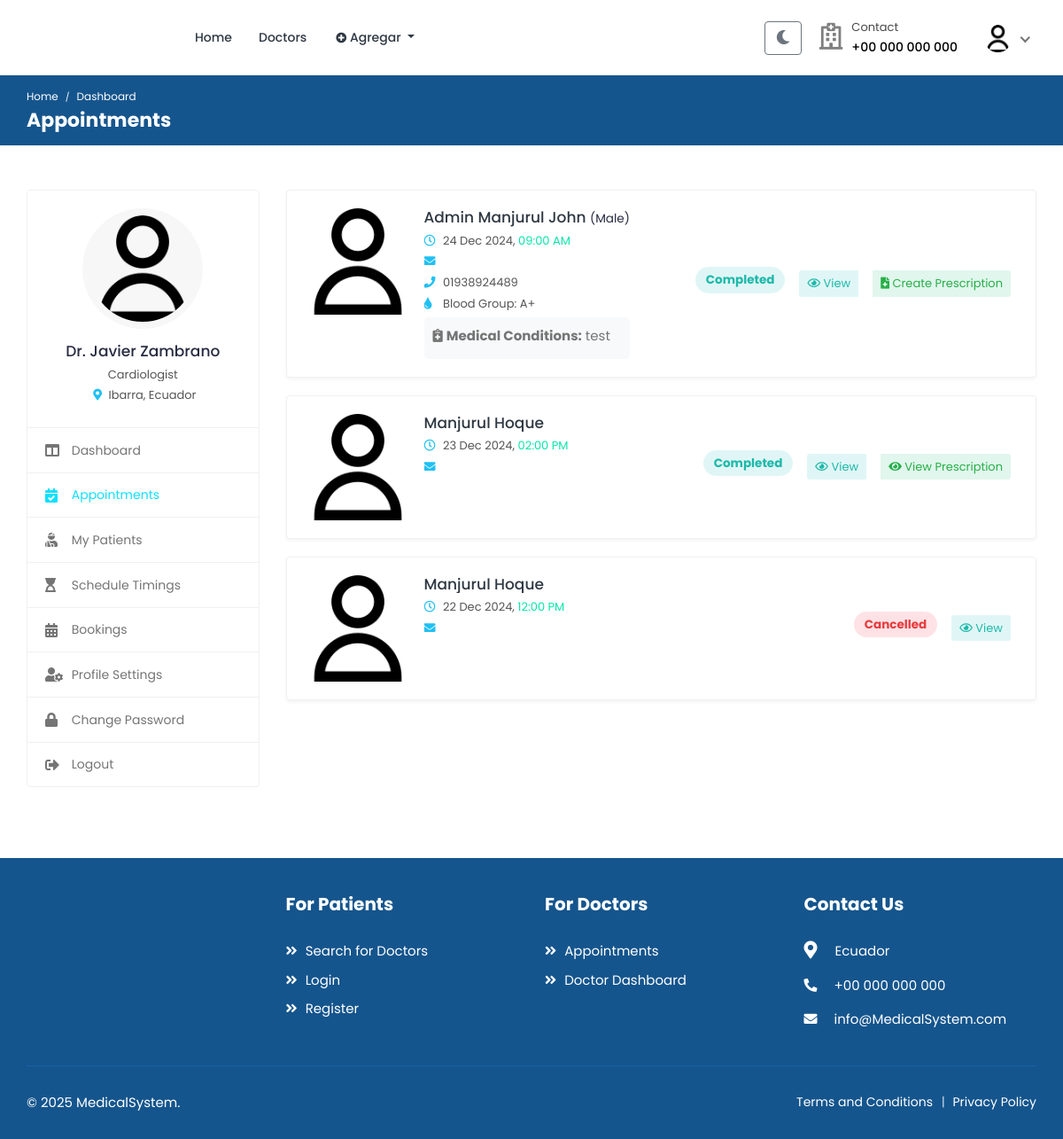
The page /doctors/appointments/ (signed in) on the database as committed earlier.
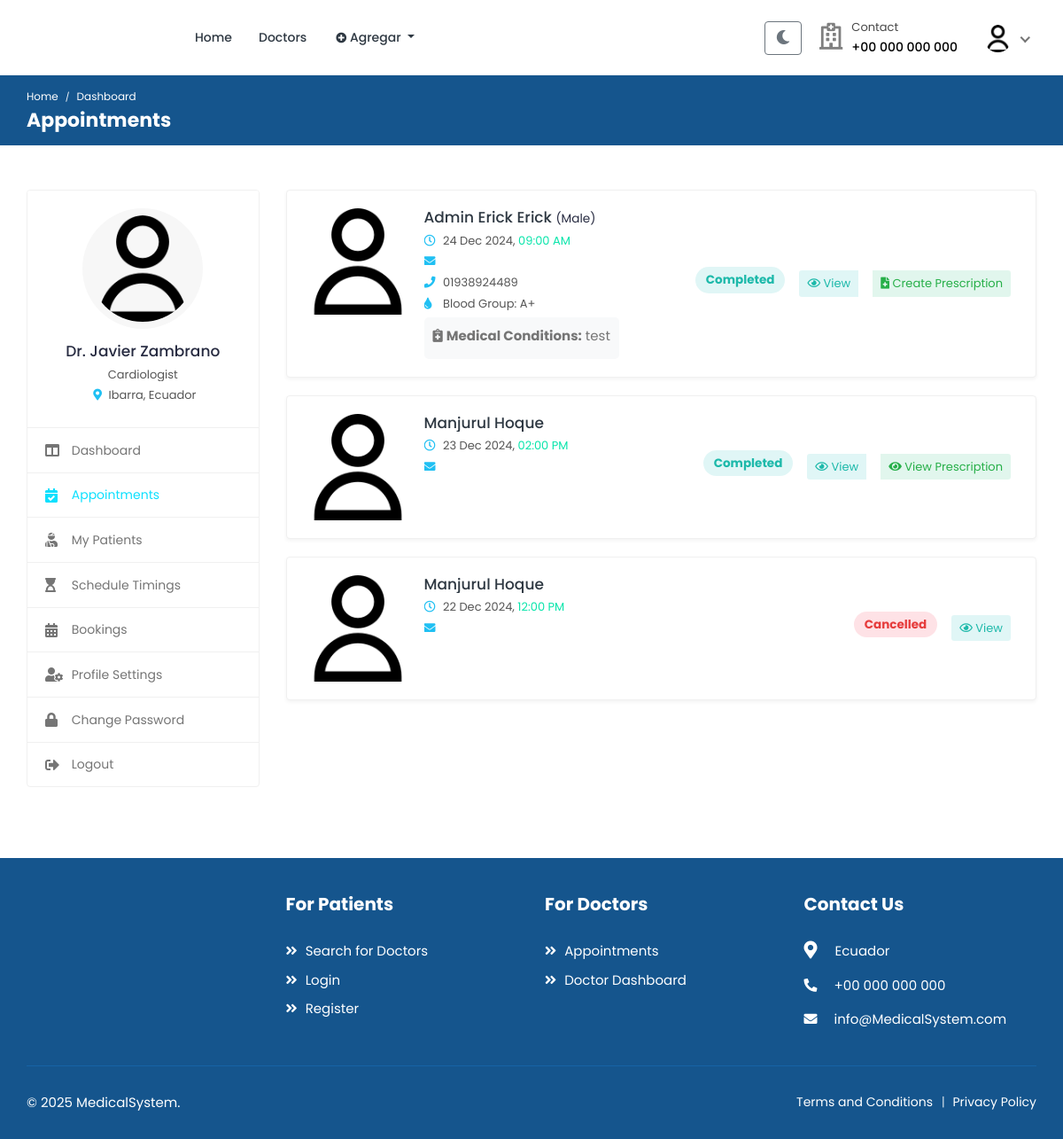
The same page on the database as committed later.
### bookings/models.py (models this page shows, shortened)
class Booking(models.Model):
    STATUS_CHOICES = (
        ('pending', 'Pendiente'),
        ('confirmed', 'Confirmada'),
        ('cancelled', 'Cancelada'),
        ('completed', 'Completada'),
        ('no_show', 'No Show'),
    )
    CONSULTATION_TYPES = (
        ('normal', 'Consulta General'),
        ('specialty', 'Consulta por Especialidad'),
    )
    doctor = models.ForeignKey(
        settings.AUTH_USER_MODEL,
        on_delete=models.CASCADE,
        related_name="appointments",
        limit_choices_to={"role": "doctor"},
    )
    patient = models.ForeignKey(
        settings.AUTH_USER_MODEL,
        on_delete=models.CASCADE,
        related_name="patient_appointments",
        limit_choices_to={"role": "patient"},
    )
    appointment_date = models.DateField()
    appointment_time = models.TimeField()
    booking_date = models.DateTimeField(auto_now_add=True)
    status = models.CharField(
        max_length=20,
        choices=STATUS_CHOICES,
        default="pending",
    )
    notes = models.TextField(blank=True, null=True)
    consultation_type = models.CharField(
        max_length=20,
        choices=CONSULTATION_TYPES,
        default="normal",
        verbose_name="Tipo de consulta"
    )
    medical_history_file = models.FileField(
        upload_to='medical_histories/',
        blank=True,
        null=True,
        verbose_name="Archivo de historial médico"
    )
    payment_status = models.BooleanField(
        default=False,
        verbose_name="Estado de pago"
    )
    amount_paid = models.DecimalField(
        max_digits=10,
        decimal_places=2,
        null=True,
        blank=True,
        verbose_name="Monto pagado"
    )
    class Meta:
        ordering = ['-appointment_date', '-appointment_time']
        verbose_name = "Cita"
        verbose_name_plural = "Citas"
    class Meta:
        ordering = ["-appointment_date", "-appointment_time"]
        verbose_name = "Cita"
        verbose_name_plural = "Citas"
        unique_together = ["doctor", "appointment_date", "appointment_time"]

### accounts/models.py (models this page shows, shortened)
class User(AbstractUser):
    class RoleChoices(models.TextChoices):
        DOCTOR = "doctor", "Doctor"
        PATIENT = "patient", "Patient"
    username = models.CharField(max_length=30, unique=True)
    role = models.CharField(
        choices=RoleChoices.choices,
        max_length=20,
        default="patient",
        error_messages={"required": "Role must be provided"},
    )
    email = models.EmailField(
        blank=True,
        error_messages={
            "unique": "A user with that email already exists.",
        },
    )
    first_name = models.CharField(max_length=150, blank=True)
    last_name = models.CharField(max_length=150, blank=True)
    registration_number = models.IntegerField(null=True, blank=True)
    USERNAME_FIELD = "username"
    REQUIRED_FIELDS = []
    objects = CustomUserManager()
    def get_full_name(self):
        full_name = "%s %s" % (self.first_name, self.last_name)
        return full_name.strip() or self.username

class Profile(models.Model):
    user = models.OneToOneField(User, on_delete=models.CASCADE, related_name="profile")
    avatar = models.ImageField(default="defaults/user.png", upload_to=profile_photo_directory_path)
    image = models.ImageField(upload_to='profiles/', null=True, blank=True)
    bio = models.TextField(blank=True, null=True)
    phone = models.CharField(max_length=20, blank=True, null=True)
    dob = models.DateField(blank=True, null=True)
    about = models.TextField(blank=True, null=True)
    specialization = models.CharField(max_length=255, blank=True, null=True)
    gender = models.CharField(max_length=10,
                              choices=
                              [("male", "Male"),
                               ("female", "Female"),
                               ("other", "Other")],blank=True,)
    address = models.TextField(blank=True, null=True)
    city = models.CharField(max_length=100, blank=True)
    state = models.CharField(max_length=100, blank=True)
    postal_code = models.CharField(max_length=20, blank=True)
    country = models.CharField(max_length=100, blank=True)
    price_per_consultation = models.DecimalField(max_digits=10, decimal_places=2, null=True, blank=True)
    is_available = models.BooleanField(default=True)
    blood_group = models.CharField(max_length=5,
        choices=[
            ("A+", "A+"),
            ("A-", "A-"),
            ("B+", "B+"),
            ("B-", "B-"),
            ("O+", "O+"),
            ("O-", "O-"),
            ("AB+", "AB+"),
            ("AB-", "AB-"),
        ],
        blank=True,
        null=True,
    )
    allergies = models.TextField(blank=True, null=True)
    medical_conditions = models.TextField(blank=True, null=True)
    experience = models.PositiveIntegerField(default=0)
    @property
    def image(self):
        return (
            self.avatar.url
            if self.avatar.storage.exists(self.avatar.name)
            else f"{settings.MEDIA_URL}defaults/user.png"
        )

### doctors/views.py (the view)
class AppointmentListView(DoctorRequiredMixin, ListView):
    model = Booking
    context_object_name = "appointments"
    template_name = "doctors/appointments.html"
    paginate_by = 10
    def get_queryset(self):
        return (
            self.model.objects.select_related(
                "doctor", "doctor__profile", "patient", "patient__profile"
            )
            .filter(doctor=self.request.user)
            .order_by("-appointment_date", "-appointment_time")
        )

### accounts/managers.py (called while the page is built)
    def get(self, *args, **kwargs):
        return super().select_related("profile").get(*args, **kwargs)

### mixins/custom_mixins.py (called while the page is built)
    def dispatch(self, request, *args, **kwargs):
        if not request.user.is_authenticated:
            return super().dispatch(request, *args, **kwargs)
        if not (request.user.role == "doctor" or request.user.is_staff):
            return self.handle_no_permission()
        return super().dispatch(request, *args, **kwargs)

### templates/doctors/appointments.html (shortened to what the changed rows need)
{% extends "includes/doctor-sidebar.html" %}
{% load static %}
{% block css %}
    <link rel="stylesheet" href="{% static 'assets/css/style.css' %}">
{% endblock %}
{% block page_name2 %}Appointments{% endblock %}
{% block main %}
<div class="appointments">
    {% if appointments %}
        {% for appointment in appointments %}
            <div class="appointment-list">
                <div class="profile-info-widget">
                    <a href="#" class="booking-doc-img">
                        {% if appointment.patient.profile.image %}
                            <img src="{{ appointment.patient.profile.image }}" alt="{{ appointment.patient.get_full_name }}">
                        {% else %}
                            <img src="https://via.placeholder.com/150x150?text=Patient" alt="Default Patient Image">
                        {% endif %}
                    </a>
                    <div class="profile-det-info">
                        <h3>
                            <a href="#">{{ appointment.patient.get_full_name }}</a>
                            {% if appointment.patient.profile.gender %}
                                <small>({{ appointment.patient.profile.gender|title }})</small>
                            {% endif %}
                        </h3>
                        <div class="patient-details">
                            <h5>
                                <i class="far fa-clock"></i>
                                {{ appointment.appointment_date|date:"d M Y" }},
                                <span class="text-primary">{{ appointment.appointment_time|time:"h:i A" }}</span>
                            </h5>
                            <h5><i class="fas fa-envelope"></i> {{ appointment.patient.email }}</h5>
                            {% if appointment.patient.profile.phone %}
                                <h5><i class="fas fa-phone"></i> {{ appointment.patient.profile.phone }}</h5>
                            {% endif %}
                            {% if appointment.patient.profile.blood_group %}
                                <h5><i class="fas fa-tint"></i> Blood Group: {{ appointment.patient.profile.blood_group }}</h5>
                            {% endif %}
                        </div>
                        {% if appointment.patient.profile.medical_conditions or appointment.patient.profile.allergies %}
                            <div class="patient-medical-details mt-2">
                                {% if appointment.patient.profile.medical_conditions %}
                                    <p class="text-muted mb-1">
                                        <i class="fas fa-notes-medical"></i>
                                        <strong>Medical Conditions:</strong> {{ appointment.patient.profile.medical_conditions }}
                                    </p>
                                {% endif %}
                            </div>
                        {% endif %}
                    </div>
                </div>
                <div class="appointment-action">
                    <span class="badge badge-pill mr-2 mb-2
                        {% if appointment.status == 'completed' %}bg-info-light{% endif %}">
                        {{ appointment.status|title }}
                    </span>
                    <div class="btn-group">
                        <a href="{% url 'doctors:appointment-detail' appointment.pk %}" class="btn btn-sm bg-info-light ml-2 mr-2">
                            <i class="far fa-eye"></i> View
                        </a>
                        {% if appointment.status == 'completed' %}
                            {% if not appointment.prescription %}
                                <a href="{% url 'doctors:add-prescription' appointment.pk %}" class="btn btn-sm bg-success-light mr-2 ml-2">
                                    <i class="fas fa-file-medical"></i> Create Prescription
                                </a>
                            {% else %}
                                <a href="{% url 'doctors:prescription-detail' appointment.prescription.pk %}" class="btn btn-sm bg-success-light mr-2 ml-2">
                                    <i class="fas fa-eye"></i> View Prescription
                                </a>
                            {% endif %}
                        {% endif %}
                    </div>
                </div>
            </div>
        {% endfor %}
    {% else %}
        <div class="text-center">
            <div class="alert alert-info">
                <i class="fas fa-calendar-times"></i> No appointments found.
            </div>
        </div>
    {% endif %}
</div>
{% endblock %}

Rows that differ between the two databases and show on the page:
changed through a linked row, Booking "09:00 AM": patient.get_full_name "Admin Manjurul John" → "Admin Erick Erick"
